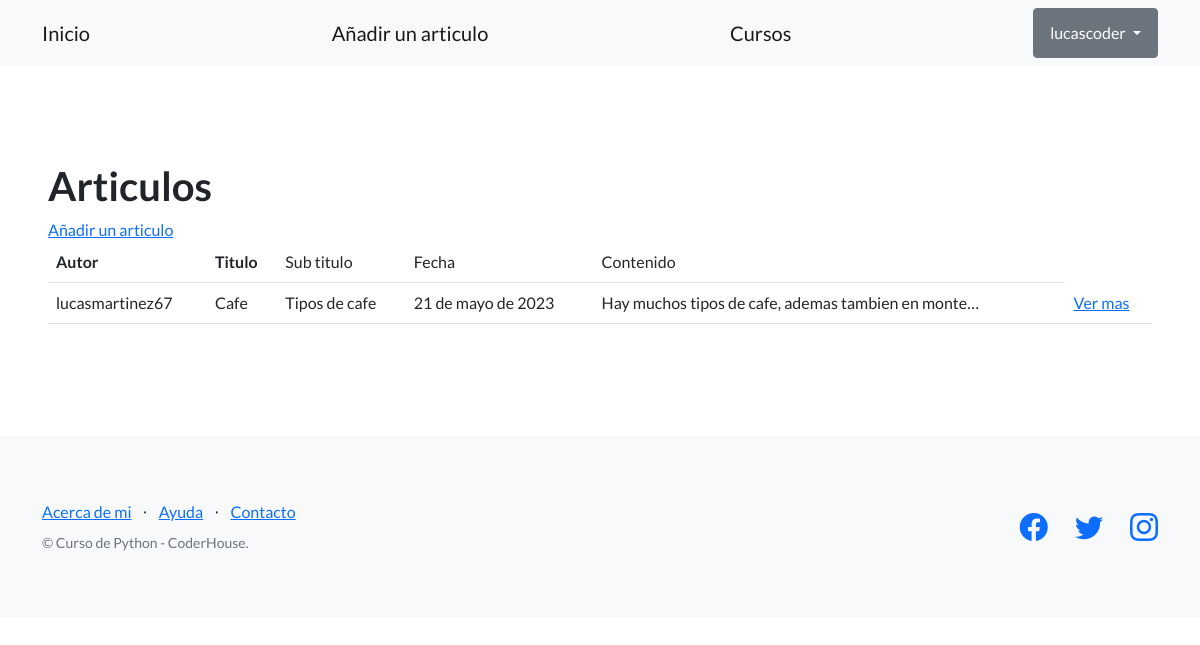
/pages/articulos/ (signed in), run on the app's committed database.
### AppBlog/models.py (models this page shows, shortened)
class Articulo(models.Model):
    autor = models.ForeignKey(User, on_delete=models.SET_NULL, null=True)
    titulo = models.CharField(max_length=256)
    sub_titulo = models.CharField(max_length=256)
    fecha = models.DateField()
    contenido = models.TextField()

### AppBlog/views.py (the view)
# urls.py: path('articulos/', views.ArticuloListView.as_view(), name="articulo_list"),
class ArticuloListView(ListView):
    model = Articulo
    template_name = 'AppBlog/articulo_list.html'

### AppBlog/templates/AppBlog/articulo_list.html (shortened to what this page needs)
{% extends "AppBlog/base.html" %}
{% block contenido %}
<section>
  <div>
    <h1>Articulos</h1>
    <a href="{% url 'crear_articulo' %}">Añadir un articulo</a>
    <table class="table">
      <tbody>
        <tr>
          <th>Autor</th>
          <th>Titulo</th>
          <td>Sub titulo</td>
          <td>Fecha</td>
          <td>Contenido</td>
        </tr>
        {% for articulo in object_list %}
        <tr>
          <td>{{ articulo.autor }}</td>
          <td>{{ articulo.titulo }}</td>
          <td>{{ articulo.sub_titulo }}</td>
          <td>{{ articulo.fecha}}</td>
          <td>{{ articulo.contenido|truncatechars:50}}</td>
          <td>
            <a href="{% url 'ver_articulo' articulo.id %}">Ver mas</a>
          </td>
        </tr>
        {% endfor %}
      </tbody>
    </table>
  </div>
</section>
{% endblock contenido %}

### AppBlog/templates/AppBlog/base.html (shortened to what this page needs)
{% load static %}
<!DOCTYPE html>
<html lang="en">
    <head>
        <link href="https://cdn.jsdelivr.net/npm/bootstrap-icons@1.5.0/font/bootstrap-icons.css" rel="stylesheet" type="text/css" />
        <link href="{%static 'css/styles.css' %}" rel="stylesheet" />
    </head>
    <body>
        <nav class="navbar navbar-light bg-light static-top">
            <div class="container">
                <a class="navbar-brand" href="{% url 'inicio' %}">Inicio</a>
                <a class="navbar-brand" href="{% url 'articulo_list' %}">Añadir un articulo</a>
                <a class="navbar-brand" href="">Cursos</a>
                {% if user.is_authenticated %}
                <div class="dropdown">
                    <button class="btn btn-secondary dropdown-toggle" type="button" id="dropdownMenuButton1" data-bs-toggle="dropdown" aria-expanded="false">
                        <div style="display: inline-flex;">
                            <span>{{ user.username }}</span>
                        </div>
                    </button>
                    </div>
                </div>
                {% else %}
                <a class="btn btn-primary" href="{% url 'login' %}">Iniciar sesión</a>
                <a class="btn btn-success" href="{% url 'registro' %}">Crear cuenta</a>
                {% endif %}
         </nav>
        <section style="padding:6rem 3rem;">
        {% block contenido%}
        {% endblock contenido %}
        </section>
        <footer class="footer bg-light">
            <div class="container">
                <div class="row">
                    <div class="col-lg-6 h-100 text-center text-lg-start my-auto">
                        <ul class="list-inline mb-2">
                            <li class="list-inline-item"><a href="{% url 'sobre_mi' %}">Acerca de mi</a></li>
                            <li class="list-inline-item">⋅</li>
                            <li class="list-inline-item"><a href="#!">Ayuda</a></li>
                            <li class="list-inline-item">⋅</li>
                            <li class="list-inline-item"><a href="#!">Contacto</a></li>
                        </ul>
                        <p class="text-muted small mb-4 mb-lg-0">&copy; Curso de Python - CoderHouse.</p>
                    </div>
                    <div class="col-lg-6 h-100 text-center text-lg-end my-auto">
                        <ul class="list-inline mb-0">
                            <li class="list-inline-item me-4">
                                <a href="#!"><i class="bi-facebook fs-3"></i></a>
                            </li>
                            <li class="list-inline-item me-4">
                                <a href="#!"><i class="bi-twitter fs-3"></i></a>
                            </li>
                            <li class="list-inline-item">
                                <a href=""><i class="bi-instagram fs-3"></i></a>
                            </li>
                        </ul>
                    </div>
                </div>
            </div>
        </footer>
    </body>
</html>

### data on the page
Articulo: autor "lucasmartinez67", titulo "Cafe", sub_titulo "Tipos de cafe", fecha "21 de mayo de 2023", contenido "Hay muchos tipos de cafe, ademas tambien en monte…"

### other printed values
{{ user.username }} "lucascoder"
